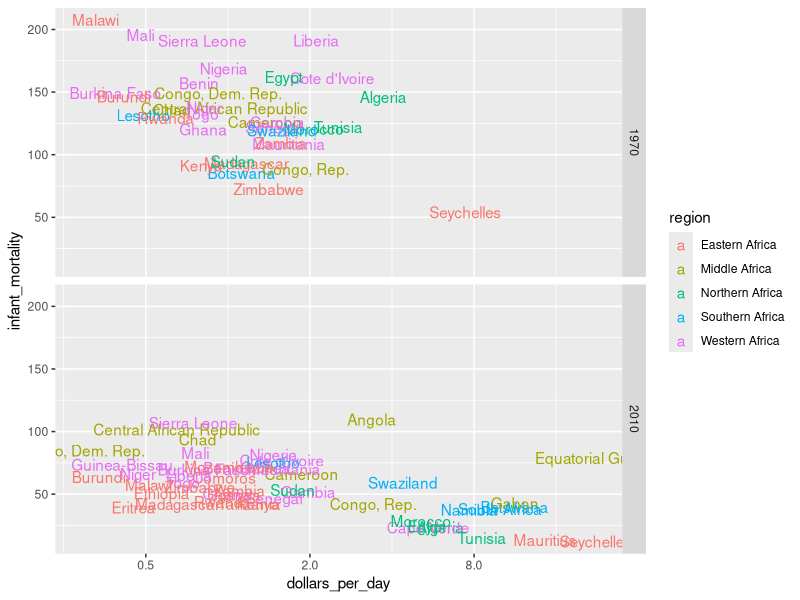

Generate this figure with R:
#Infant mortality scatter plot

library(dplyr)
library(ggplot2)
library(dslabs)
data(gapminder)

#Generate dollars_per_day using mutate and 
#filter for the year 2010 for African countries.
#Remember to remove NA values.
#Store the mutated dataset in gapminder_Africa_2010

gapminder_Africa_2010 <- gapminder %>%
  mutate(dollars_per_day = gdp/population/365) %>%
  filter(continent == "Africa",year == "2010",!is.na(dollars_per_day), !is.na(infant_mortality ))

#Make a scatter plot of infant_mortaility versus dollars_per_day 
#for regions in the African continent

p <- gapminder_Africa_2010 %>% ggplot(aes(infant_mortality,dollars_per_day,
                                          color =region)) +geom_point()


#logarithmic axis
#Transform the y axis to be in the log (base 2) scale.
q <- p + scale_y_continuous(trans="log2")

#Addind labels
#Add a layer to display country names instead of points.
r <- gapminder_Africa_2010 %>% ggplot(aes(infant_mortality,dollars_per_day,
                                          color =region, label = country)) +
  geom_text() + scale_y_continuous(trans="log2")

#comparison of scatter plots
gapminder %>%
  mutate(dollars_per_day = gdp/population/365) %>%
  filter(continent == "Africa",year %in% c("1970","2010"),!is.na(dollars_per_day), 
         !is.na(infant_mortality )) %>% 
  ggplot(aes(dollars_per_day,infant_mortality,
             color=region, label= country)) + geom_text() +
  scale_x_continuous(trans="log2") +
  facet_grid(year~.)
#facet_grid(year~.) はグラフを２つに分ける。
